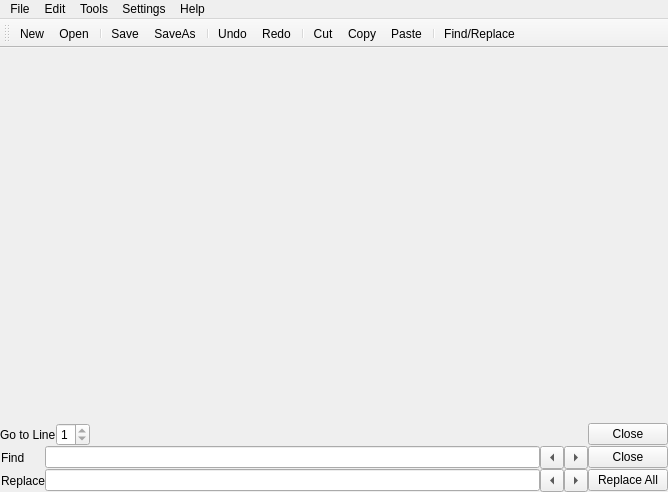
<?xml version="1.0" encoding="UTF-8"?>
<ui version="4.0">
 <class>MainWindow</class>
 <widget class="QMainWindow" name="MainWindow">
  <property name="geometry">
   <rect>
    <x>0</x>
    <y>0</y>
    <width>668</width>
    <height>492</height>
   </rect>
  </property>
  <property name="windowTitle">
   <string>Squirrel Editor</string>
  </property>
  <property name="documentMode">
   <bool>true</bool>
  </property>
  <widget class="QWidget" name="centralWidget">
   <layout class="QVBoxLayout" name="verticalLayout">
    <property name="spacing">
     <number>0</number>
    </property>
    <property name="margin">
     <number>0</number>
    </property>
    <item>
     <widget class="QTabWidget" name="tabWidget">
      <property name="tabShape">
       <enum>QTabWidget::Triangular</enum>
      </property>
      <property name="currentIndex">
       <number>-1</number>
      </property>
      <property name="elideMode">
       <enum>Qt::ElideNone</enum>
      </property>
      <property name="documentMode">
       <bool>true</bool>
      </property>
      <property name="tabsClosable">
       <bool>true</bool>
      </property>
      <property name="movable">
       <bool>true</bool>
      </property>
     </widget>
    </item>
    <item>
     <widget class="QWidget" name="gotoLineWidget" native="true">
      <property name="sizePolicy">
       <sizepolicy hsizetype="Preferred" vsizetype="Preferred">
        <horstretch>0</horstretch>
        <verstretch>0</verstretch>
       </sizepolicy>
      </property>
      <layout class="QHBoxLayout" name="horizontalLayout_5">
       <property name="spacing">
        <number>0</number>
       </property>
       <property name="margin">
        <number>0</number>
       </property>
       <item>
        <widget class="QLabel" name="label_3">
         <property name="text">
          <string>Go to Line</string>
         </property>
        </widget>
       </item>
       <item>
        <widget class="QSpinBox" name="gotoLineSpin">
         <property name="minimum">
          <number>1</number>
         </property>
         <property name="maximum">
          <number>1</number>
         </property>
        </widget>
       </item>
       <item>
        <widget class="QWidget" name="widget_5" native="true">
         <property name="sizePolicy">
          <sizepolicy hsizetype="Expanding" vsizetype="Preferred">
           <horstretch>0</horstretch>
           <verstretch>0</verstretch>
          </sizepolicy>
         </property>
        </widget>
       </item>
       <item>
        <widget class="QPushButton" name="gotoLineClose">
         <property name="text">
          <string>Close</string>
         </property>
        </widget>
       </item>
      </layout>
     </widget>
    </item>
    <item>
     <widget class="QWidget" name="findWidget" native="true">
      <layout class="QGridLayout" name="gridLayout">
       <property name="leftMargin">
        <number>1</number>
       </property>
       <property name="topMargin">
        <number>0</number>
       </property>
       <property name="rightMargin">
        <number>0</number>
       </property>
       <property name="bottomMargin">
        <number>0</number>
       </property>
       <property name="spacing">
        <number>0</number>
       </property>
       <item row="0" column="0">
        <widget class="QLabel" name="label">
         <property name="text">
          <string>Find</string>
         </property>
        </widget>
       </item>
       <item row="0" column="1">
        <widget class="QWidget" name="widget_2" native="true">
         <layout class="QHBoxLayout" name="horizontalLayout">
          <property name="spacing">
           <number>0</number>
          </property>
          <property name="margin">
           <number>0</number>
          </property>
          <item>
           <widget class="QLineEdit" name="findEdit">
            <property name="frame">
             <bool>true</bool>
            </property>
           </widget>
          </item>
          <item>
           <widget class="QToolButton" name="findPrev">
            <property name="text">
             <string>&lt;</string>
            </property>
            <property name="arrowType">
             <enum>Qt::LeftArrow</enum>
            </property>
           </widget>
          </item>
          <item>
           <widget class="QToolButton" name="findNext">
            <property name="text">
             <string>&lt;</string>
            </property>
            <property name="arrowType">
             <enum>Qt::RightArrow</enum>
            </property>
           </widget>
          </item>
         </layout>
        </widget>
       </item>
       <item row="2" column="0">
        <widget class="QLabel" name="label_2">
         <property name="text">
          <string>Replace</string>
         </property>
        </widget>
       </item>
       <item row="2" column="1">
        <widget class="QWidget" name="widget_3" native="true">
         <layout class="QHBoxLayout" name="horizontalLayout_2">
          <property name="spacing">
           <number>0</number>
          </property>
          <property name="margin">
           <number>0</number>
          </property>
          <item>
           <widget class="QLineEdit" name="replaceEdit">
            <property name="frame">
             <bool>true</bool>
            </property>
           </widget>
          </item>
          <item>
           <widget class="QToolButton" name="replacePrev">
            <property name="text">
             <string>&lt;</string>
            </property>
            <property name="arrowType">
             <enum>Qt::LeftArrow</enum>
            </property>
           </widget>
          </item>
          <item>
           <widget class="QToolButton" name="replaceNext">
            <property name="text">
             <string>&lt;</string>
            </property>
            <property name="arrowType">
             <enum>Qt::RightArrow</enum>
            </property>
           </widget>
          </item>
         </layout>
        </widget>
       </item>
       <item row="2" column="2">
        <widget class="QPushButton" name="replaceAll">
         <property name="text">
          <string>Replace All</string>
         </property>
        </widget>
       </item>
       <item row="0" column="2">
        <widget class="QWidget" name="widget" native="true">
         <layout class="QHBoxLayout" name="horizontalLayout_3">
          <property name="spacing">
           <number>0</number>
          </property>
          <property name="margin">
           <number>0</number>
          </property>
          <item>
           <widget class="QPushButton" name="findClose">
            <property name="text">
             <string>Close</string>
            </property>
           </widget>
          </item>
         </layout>
        </widget>
       </item>
      </layout>
     </widget>
    </item>
   </layout>
  </widget>
  <widget class="QMenuBar" name="menuBar">
   <property name="geometry">
    <rect>
     <x>0</x>
     <y>0</y>
     <width>668</width>
     <height>23</height>
    </rect>
   </property>
   <widget class="QMenu" name="menuFile">
    <property name="title">
     <string>File</string>
    </property>
    <addaction name="actionNew"/>
    <addaction name="actionOpen"/>
    <addaction name="separator"/>
    <addaction name="actionSave"/>
    <addaction name="actionSaveAs"/>
    <addaction name="separator"/>
    <addaction name="actionClose"/>
    <addaction name="separator"/>
    <addaction name="actionQuit"/>
   </widget>
   <widget class="QMenu" name="menuEdit">
    <property name="title">
     <string>Edit</string>
    </property>
    <addaction name="actionUndo"/>
    <addaction name="actionRedo"/>
    <addaction name="separator"/>
    <addaction name="actionCut"/>
    <addaction name="actionCopy"/>
    <addaction name="actionPaste"/>
    <addaction name="separator"/>
    <addaction name="actionSelectAll"/>
    <addaction name="actionDeselect"/>
    <addaction name="separator"/>
    <addaction name="actionFind"/>
    <addaction name="actionFind_Next"/>
    <addaction name="actionFind_Previous"/>
    <addaction name="separator"/>
    <addaction name="actionGo_To_Line"/>
   </widget>
   <widget class="QMenu" name="menuTools">
    <property name="title">
     <string>Tools</string>
    </property>
    <addaction name="actionIndent"/>
    <addaction name="actionUnindent"/>
    <addaction name="separator"/>
    <addaction name="actionUppercase"/>
    <addaction name="actionLowercase"/>
    <addaction name="actionCapitalize"/>
   </widget>
   <widget class="QMenu" name="menuSettings">
    <property name="title">
     <string>Settings</string>
    </property>
    <addaction name="actionSelect_Font"/>
    <addaction name="actionSelect_Font_Color"/>
    <addaction name="separator"/>
    <addaction name="actionZoom_In"/>
    <addaction name="actionZoom_Out"/>
   </widget>
   <widget class="QMenu" name="menuHelp">
    <property name="title">
     <string>Help</string>
    </property>
   </widget>
   <addaction name="menuFile"/>
   <addaction name="menuEdit"/>
   <addaction name="menuTools"/>
   <addaction name="menuSettings"/>
   <addaction name="menuHelp"/>
  </widget>
  <widget class="QToolBar" name="mainToolBar">
   <attribute name="toolBarArea">
    <enum>TopToolBarArea</enum>
   </attribute>
   <attribute name="toolBarBreak">
    <bool>false</bool>
   </attribute>
   <addaction name="actionNew"/>
   <addaction name="actionOpen"/>
   <addaction name="separator"/>
   <addaction name="actionSave"/>
   <addaction name="actionSaveAs"/>
   <addaction name="separator"/>
   <addaction name="actionUndo"/>
   <addaction name="actionRedo"/>
   <addaction name="separator"/>
   <addaction name="actionCut"/>
   <addaction name="actionCopy"/>
   <addaction name="actionPaste"/>
   <addaction name="separator"/>
   <addaction name="actionFind"/>
  </widget>
  <action name="actionOpen">
   <property name="text">
    <string>Open</string>
   </property>
   <property name="shortcut">
    <string>Ctrl+O</string>
   </property>
  </action>
  <action name="actionSave">
   <property name="text">
    <string>Save</string>
   </property>
   <property name="shortcut">
    <string>Ctrl+S</string>
   </property>
  </action>
  <action name="actionUndo">
   <property name="text">
    <string>Undo</string>
   </property>
   <property name="shortcut">
    <string>Ctrl+Z</string>
   </property>
  </action>
  <action name="actionRedo">
   <property name="text">
    <string>Redo</string>
   </property>
   <property name="shortcut">
    <string>Ctrl+Shift+Z</string>
   </property>
  </action>
  <action name="actionSaveAs">
   <property name="text">
    <string>SaveAs</string>
   </property>
   <property name="toolTip">
    <string>SaveAs</string>
   </property>
  </action>
  <action name="actionNew">
   <property name="text">
    <string>New</string>
   </property>
   <property name="shortcut">
    <string>Ctrl+N</string>
   </property>
  </action>
  <action name="actionClose">
   <property name="text">
    <string>Close</string>
   </property>
  </action>
  <action name="actionQuit">
   <property name="text">
    <string>Quit</string>
   </property>
   <property name="toolTip">
    <string>Quit</string>
   </property>
   <property name="shortcut">
    <string>Ctrl+Q</string>
   </property>
  </action>
  <action name="actionCut">
   <property name="text">
    <string>Cut</string>
   </property>
   <property name="shortcut">
    <string>Ctrl+X</string>
   </property>
  </action>
  <action name="actionCopy">
   <property name="text">
    <string>Copy</string>
   </property>
   <property name="shortcut">
    <string>Ctrl+C</string>
   </property>
  </action>
  <action name="actionPaste">
   <property name="text">
    <string>Paste</string>
   </property>
   <property name="shortcut">
    <string>Ctrl+V</string>
   </property>
  </action>
  <action name="actionSelectAll">
   <property name="text">
    <string>SelectAll</string>
   </property>
   <property name="shortcut">
    <string>Ctrl+A</string>
   </property>
  </action>
  <action name="actionDeselect">
   <property name="text">
    <string>Deselect</string>
   </property>
  </action>
  <action name="actionFind">
   <property name="checkable">
    <bool>true</bool>
   </property>
   <property name="text">
    <string>Find/Replace</string>
   </property>
   <property name="shortcut">
    <string>Ctrl+F</string>
   </property>
  </action>
  <action name="actionFind_Next">
   <property name="text">
    <string>Find Next</string>
   </property>
   <property name="shortcut">
    <string>F3</string>
   </property>
  </action>
  <action name="actionFind_Previous">
   <property name="text">
    <string>Find Previous</string>
   </property>
   <property name="shortcut">
    <string>Shift+F3</string>
   </property>
  </action>
  <action name="actionGo_To_Line">
   <property name="checkable">
    <bool>true</bool>
   </property>
   <property name="text">
    <string>Go To Line</string>
   </property>
   <property name="shortcut">
    <string>Ctrl+G</string>
   </property>
  </action>
  <action name="actionIndent">
   <property name="text">
    <string>Indent</string>
   </property>
   <property name="shortcut">
    <string>Ctrl+I</string>
   </property>
  </action>
  <action name="actionUnindent">
   <property name="text">
    <string>Unindent</string>
   </property>
   <property name="shortcut">
    <string>Ctrl+Shift+I</string>
   </property>
  </action>
  <action name="actionUppercase">
   <property name="text">
    <string>Uppercase</string>
   </property>
   <property name="shortcut">
    <string>Ctrl+U</string>
   </property>
  </action>
  <action name="actionLowercase">
   <property name="text">
    <string>Lowercase</string>
   </property>
   <property name="shortcut">
    <string>Ctrl+Shift+U</string>
   </property>
  </action>
  <action name="actionCapitalize">
   <property name="text">
    <string>Capitalize</string>
   </property>
   <property name="shortcut">
    <string>Ctrl+Alt+U</string>
   </property>
  </action>
  <action name="actionSelect_Font">
   <property name="text">
    <string>Select Font</string>
   </property>
  </action>
  <action name="actionSelect_Font_Color">
   <property name="text">
    <string>Select Font Color</string>
   </property>
  </action>
  <action name="actionZoom_In">
   <property name="text">
    <string>Zoom In</string>
   </property>
   <property name="shortcut">
    <string>Ctrl++</string>
   </property>
  </action>
  <action name="actionZoom_Out">
   <property name="text">
    <string>Zoom Out</string>
   </property>
   <property name="shortcut">
    <string>Ctrl+-</string>
   </property>
  </action>
 </widget>
 <layoutdefault spacing="6" margin="11"/>
 <resources/>
 <connections/>
</ui>
